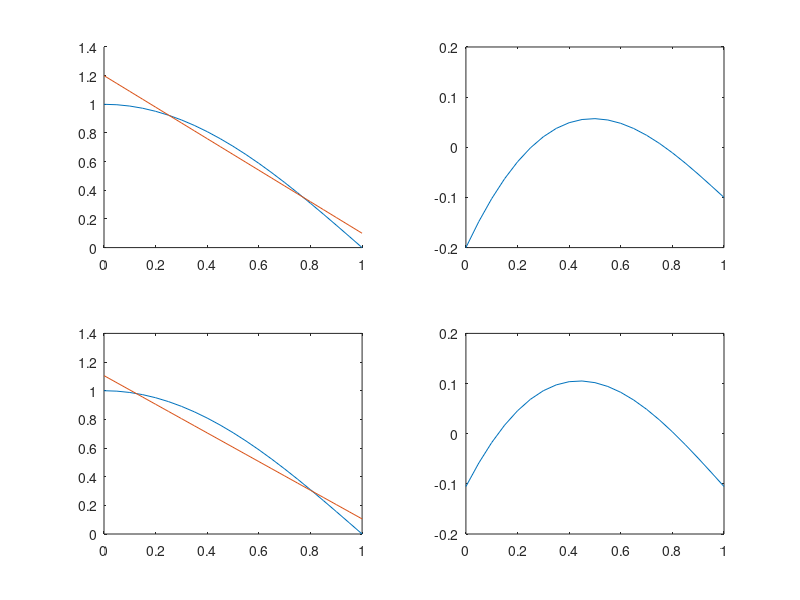

Write MATLAB code to recreate this figure.
% minimax approximation example
% Copyright 1999 by Todd K. Moon

t = 0:.05:1
subplot(2,2,1);
b = 1.2;
b1 = .1;
m = (b1-b)
%m = -.73
hold on;
plot(t,cos(pi*t/2),t,m*t + b);

subplot(2,2,2);
plot(t,cos(pi*t/2) - (m*t+b))
axis([0 1 -.2 .2]);

m = -1;
b = 1.1053;
zeta = .4393;
delta = .1053;
subplot(2,2,3);
plot(t,cos(pi*t/2),t,m*t + b);
subplot(2,2,4);
plot(t,cos(pi*t/2) - (m*t+b));
axis([0 1 -.2 .2]);
